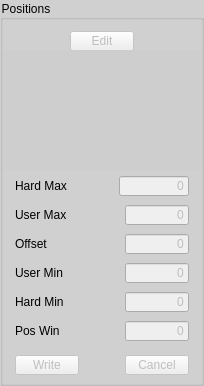
       <widget class="QGroupBox" name="gbPositions">
        <property name="styleSheet">
         <string notr="true">QGroupBox {
    background-color: #d0d0d0;
}
</string>
        </property>
        <property name="title">
         <string>Positions</string>
        </property>
        <layout class="QVBoxLayout" name="verticalLayout">
         <property name="spacing">
          <number>0</number>
         </property>
         <property name="leftMargin">
          <number>0</number>
         </property>
         <property name="topMargin">
          <number>0</number>
         </property>
         <property name="rightMargin">
          <number>0</number>
         </property>
         <property name="bottomMargin">
          <number>0</number>
         </property>
         <item>
          <widget class="QGroupBox" name="groupBox_3">
           <property name="maximumSize">
            <size>
             <width>16777215</width>
             <height>30</height>
            </size>
           </property>
           <property name="styleSheet">
            <string notr="true">QGroupBox {
    border: none;
    margin-top: 0px;
}
</string>
           </property>
           <property name="title">
            <string/>
           </property>
           <layout class="QHBoxLayout" name="horizontalLayout_44">
            <property name="topMargin">
             <number>5</number>
            </property>
            <property name="bottomMargin">
             <number>0</number>
            </property>
            <item>
             <widget class="QPushButton" name="btnPosEdit">
              <property name="enabled">
               <bool>false</bool>
              </property>
              <property name="minimumSize">
               <size>
                <width>0</width>
                <height>20</height>
               </size>
              </property>
              <property name="maximumSize">
               <size>
                <width>64</width>
                <height>20</height>
               </size>
              </property>
              <property name="text">
               <string>Edit</string>
              </property>
             </widget>
            </item>
           </layout>
          </widget>
         </item>
         <item>
          <spacer name="verticalSpacer_11">
           <property name="orientation">
            <enum>Qt::Orientation::Vertical</enum>
           </property>
           <property name="sizeHint" stdset="0">
            <size>
             <width>20</width>
             <height>40</height>
            </size>
           </property>
          </spacer>
         </item>
         <item>
          <spacer name="verticalSpacer_5">
           <property name="orientation">
            <enum>Qt::Orientation::Vertical</enum>
           </property>
           <property name="sizeHint" stdset="0">
            <size>
             <width>20</width>
             <height>40</height>
            </size>
           </property>
          </spacer>
         </item>
         <item>
          <spacer name="verticalSpacer">
           <property name="orientation">
            <enum>Qt::Orientation::Vertical</enum>
           </property>
           <property name="sizeHint" stdset="0">
            <size>
             <width>20</width>
             <height>40</height>
            </size>
           </property>
          </spacer>
         </item>
         <item>
          <widget class="QGroupBox" name="groupBox_18">
           <property name="sizePolicy">
            <sizepolicy hsizetype="Preferred" vsizetype="Preferred">
             <horstretch>0</horstretch>
             <verstretch>0</verstretch>
            </sizepolicy>
           </property>
           <property name="maximumSize">
            <size>
             <width>16777215</width>
             <height>30</height>
            </size>
           </property>
           <property name="styleSheet">
            <string notr="true">QGroupBox {
    border: none;
    margin-top: 0px;
}
</string>
           </property>
           <property name="title">
            <string/>
           </property>
           <layout class="QHBoxLayout" name="horizontalLayout_11">
            <property name="topMargin">
             <number>0</number>
            </property>
            <property name="bottomMargin">
             <number>0</number>
            </property>
            <item>
             <widget class="QLabel" name="label_9">
              <property name="maximumSize">
               <size>
                <width>16777215</width>
                <height>20</height>
               </size>
              </property>
              <property name="text">
               <string>Hard Max</string>
              </property>
             </widget>
            </item>
            <item>
             <spacer name="horizontalSpacer_17">
              <property name="orientation">
               <enum>Qt::Orientation::Horizontal</enum>
              </property>
              <property name="sizeHint" stdset="0">
               <size>
                <width>40</width>
                <height>20</height>
               </size>
              </property>
             </spacer>
            </item>
            <item>
             <widget class="QLineEdit" name="txtHardMax">
              <property name="enabled">
               <bool>false</bool>
              </property>
              <property name="sizePolicy">
               <sizepolicy hsizetype="Expanding" vsizetype="Fixed">
                <horstretch>0</horstretch>
                <verstretch>0</verstretch>
               </sizepolicy>
              </property>
              <property name="minimumSize">
               <size>
                <width>64</width>
                <height>20</height>
               </size>
              </property>
              <property name="maximumSize">
               <size>
                <width>70</width>
                <height>20</height>
               </size>
              </property>
              <property name="text">
               <string>0</string>
              </property>
              <property name="alignment">
               <set>Qt::AlignmentFlag::AlignRight|Qt::AlignmentFlag::AlignTrailing|Qt::AlignmentFlag::AlignVCenter</set>
              </property>
             </widget>
            </item>
           </layout>
          </widget>
         </item>
         <item>
          <widget class="QGroupBox" name="groupBox_17">
           <property name="maximumSize">
            <size>
             <width>16777215</width>
             <height>30</height>
            </size>
           </property>
           <property name="styleSheet">
            <string notr="true">QGroupBox {
    border: none;
    margin-top: 0px;
}
</string>
           </property>
           <property name="title">
            <string/>
           </property>
           <layout class="QHBoxLayout" name="horizontalLayout_10">
            <property name="topMargin">
             <number>0</number>
            </property>
            <property name="bottomMargin">
             <number>0</number>
            </property>
            <item>
             <widget class="QLabel" name="label_8">
              <property name="maximumSize">
               <size>
                <width>16777215</width>
                <height>20</height>
               </size>
              </property>
              <property name="text">
               <string>User Max</string>
              </property>
             </widget>
            </item>
            <item>
             <spacer name="horizontalSpacer_8">
              <property name="orientation">
               <enum>Qt::Orientation::Horizontal</enum>
              </property>
              <property name="sizeHint" stdset="0">
               <size>
                <width>40</width>
                <height>20</height>
               </size>
              </property>
             </spacer>
            </item>
            <item>
             <widget class="QLineEdit" name="txtUserMax">
              <property name="enabled">
               <bool>false</bool>
              </property>
              <property name="minimumSize">
               <size>
                <width>64</width>
                <height>0</height>
               </size>
              </property>
              <property name="maximumSize">
               <size>
                <width>64</width>
                <height>20</height>
               </size>
              </property>
              <property name="text">
               <string>0</string>
              </property>
              <property name="alignment">
               <set>Qt::AlignmentFlag::AlignRight|Qt::AlignmentFlag::AlignTrailing|Qt::AlignmentFlag::AlignVCenter</set>
              </property>
             </widget>
            </item>
           </layout>
          </widget>
         </item>
         <item>
          <widget class="QGroupBox" name="groupBox_16">
           <property name="maximumSize">
            <size>
             <width>16777215</width>
             <height>30</height>
            </size>
           </property>
           <property name="styleSheet">
            <string notr="true">QGroupBox {
    border: none;
    margin-top: 0px;
}
</string>
           </property>
           <property name="title">
            <string/>
           </property>
           <layout class="QHBoxLayout" name="horizontalLayout_9">
            <property name="topMargin">
             <number>0</number>
            </property>
            <property name="bottomMargin">
             <number>0</number>
            </property>
            <item>
             <widget class="QLabel" name="label_7">
              <property name="maximumSize">
               <size>
                <width>16777215</width>
                <height>20</height>
               </size>
              </property>
              <property name="text">
               <string>Offset</string>
              </property>
             </widget>
            </item>
            <item>
             <spacer name="horizontalSpacer_7">
              <property name="orientation">
               <enum>Qt::Orientation::Horizontal</enum>
              </property>
              <property name="sizeHint" stdset="0">
               <size>
                <width>40</width>
                <height>20</height>
               </size>
              </property>
             </spacer>
            </item>
            <item>
             <widget class="QLineEdit" name="txtPosOffset">
              <property name="enabled">
               <bool>false</bool>
              </property>
              <property name="minimumSize">
               <size>
                <width>64</width>
                <height>0</height>
               </size>
              </property>
              <property name="maximumSize">
               <size>
                <width>64</width>
                <height>20</height>
               </size>
              </property>
              <property name="text">
               <string>0</string>
              </property>
              <property name="alignment">
               <set>Qt::AlignmentFlag::AlignRight|Qt::AlignmentFlag::AlignTrailing|Qt::AlignmentFlag::AlignVCenter</set>
              </property>
             </widget>
            </item>
           </layout>
          </widget>
         </item>
         <item>
          <widget class="QGroupBox" name="groupBox_15">
           <property name="maximumSize">
            <size>
             <width>16777215</width>
             <height>30</height>
            </size>
           </property>
           <property name="styleSheet">
            <string notr="true">QGroupBox {
    border: none;
    margin-top: 0px;
}
</string>
           </property>
           <property name="title">
            <string/>
           </property>
           <layout class="QHBoxLayout" name="horizontalLayout_8">
            <property name="topMargin">
             <number>0</number>
            </property>
            <property name="bottomMargin">
             <number>0</number>
            </property>
            <item>
             <widget class="QLabel" name="label_6">
              <property name="maximumSize">
               <size>
                <width>16777215</width>
                <height>20</height>
               </size>
              </property>
              <property name="text">
               <string>User Min</string>
              </property>
             </widget>
            </item>
            <item>
             <spacer name="horizontalSpacer_6">
              <property name="orientation">
               <enum>Qt::Orientation::Horizontal</enum>
              </property>
              <property name="sizeHint" stdset="0">
               <size>
                <width>40</width>
                <height>20</height>
               </size>
              </property>
             </spacer>
            </item>
            <item>
             <widget class="QLineEdit" name="txtUserMin">
              <property name="enabled">
               <bool>false</bool>
              </property>
              <property name="minimumSize">
               <size>
                <width>64</width>
                <height>0</height>
               </size>
              </property>
              <property name="maximumSize">
               <size>
                <width>64</width>
                <height>20</height>
               </size>
              </property>
              <property name="text">
               <string>0</string>
              </property>
              <property name="alignment">
               <set>Qt::AlignmentFlag::AlignRight|Qt::AlignmentFlag::AlignTrailing|Qt::AlignmentFlag::AlignVCenter</set>
              </property>
             </widget>
            </item>
           </layout>
          </widget>
         </item>
         <item>
          <widget class="QGroupBox" name="groupBox_10">
           <property name="maximumSize">
            <size>
             <width>16777215</width>
             <height>30</height>
            </size>
           </property>
           <property name="styleSheet">
            <string notr="true">QGroupBox {
    border: none;
    margin-top: 0px;
}
</string>
           </property>
           <property name="title">
            <string/>
           </property>
           <layout class="QHBoxLayout" name="horizontalLayout_3">
            <property name="topMargin">
             <number>0</number>
            </property>
            <property name="bottomMargin">
             <number>0</number>
            </property>
            <item>
             <widget class="QLabel" name="label">
              <property name="maximumSize">
               <size>
                <width>16777215</width>
                <height>20</height>
               </size>
              </property>
              <property name="text">
               <string>Hard Min</string>
              </property>
             </widget>
            </item>
            <item>
             <spacer name="horizontalSpacer">
              <property name="orientation">
               <enum>Qt::Orientation::Horizontal</enum>
              </property>
              <property name="sizeHint" stdset="0">
               <size>
                <width>40</width>
                <height>20</height>
               </size>
              </property>
             </spacer>
            </item>
            <item>
             <widget class="QLineEdit" name="txtHardMin">
              <property name="enabled">
               <bool>false</bool>
              </property>
              <property name="minimumSize">
               <size>
                <width>64</width>
                <height>0</height>
               </size>
              </property>
              <property name="maximumSize">
               <size>
                <width>64</width>
                <height>20</height>
               </size>
              </property>
              <property name="text">
               <string>0</string>
              </property>
              <property name="alignment">
               <set>Qt::AlignmentFlag::AlignRight|Qt::AlignmentFlag::AlignTrailing|Qt::AlignmentFlag::AlignVCenter</set>
              </property>
             </widget>
            </item>
           </layout>
          </widget>
         </item>
         <item>
          <widget class="QGroupBox" name="groupBox_14">
           <property name="maximumSize">
            <size>
             <width>16777215</width>
             <height>30</height>
            </size>
           </property>
           <property name="styleSheet">
            <string notr="true">QGroupBox {
    border: none;
    margin-top: 0px;
}
</string>
           </property>
           <property name="title">
            <string/>
           </property>
           <layout class="QHBoxLayout" name="horizontalLayout_7">
            <property name="topMargin">
             <number>0</number>
            </property>
            <property name="bottomMargin">
             <number>0</number>
            </property>
            <item>
             <widget class="QLabel" name="label_5">
              <property name="maximumSize">
               <size>
                <width>16777215</width>
                <height>20</height>
               </size>
              </property>
              <property name="text">
               <string>Pos Win</string>
              </property>
             </widget>
            </item>
            <item>
             <spacer name="horizontalSpacer_5">
              <property name="orientation">
               <enum>Qt::Orientation::Horizontal</enum>
              </property>
              <property name="sizeHint" stdset="0">
               <size>
                <width>40</width>
                <height>20</height>
               </size>
              </property>
             </spacer>
            </item>
            <item>
             <widget class="QLineEdit" name="txtPosWin">
              <property name="enabled">
               <bool>false</bool>
              </property>
              <property name="minimumSize">
               <size>
                <width>64</width>
                <height>0</height>
               </size>
              </property>
              <property name="maximumSize">
               <size>
                <width>64</width>
                <height>20</height>
               </size>
              </property>
              <property name="text">
               <string>0</string>
              </property>
              <property name="alignment">
               <set>Qt::AlignmentFlag::AlignRight|Qt::AlignmentFlag::AlignTrailing|Qt::AlignmentFlag::AlignVCenter</set>
              </property>
             </widget>
            </item>
           </layout>
          </widget>
         </item>
         <item>
          <widget class="QGroupBox" name="groupBox_19">
           <property name="styleSheet">
            <string notr="true">QGroupBox {
    border: none;
    margin-top: 0px;
}
</string>
           </property>
           <property name="title">
            <string/>
           </property>
           <layout class="QHBoxLayout" name="horizontalLayout_12">
            <property name="topMargin">
             <number>5</number>
            </property>
            <property name="bottomMargin">
             <number>5</number>
            </property>
            <item>
             <widget class="QPushButton" name="btnPosWrite">
              <property name="enabled">
               <bool>false</bool>
              </property>
              <property name="maximumSize">
               <size>
                <width>64</width>
                <height>20</height>
               </size>
              </property>
              <property name="text">
               <string>Write</string>
              </property>
             </widget>
            </item>
            <item>
             <spacer name="horizontalSpacer_35">
              <property name="orientation">
               <enum>Qt::Orientation::Horizontal</enum>
              </property>
              <property name="sizeHint" stdset="0">
               <size>
                <width>40</width>
                <height>20</height>
               </size>
              </property>
             </spacer>
            </item>
            <item>
             <widget class="QPushButton" name="btnPosCancel">
              <property name="enabled">
               <bool>false</bool>
              </property>
              <property name="maximumSize">
               <size>
                <width>64</width>
                <height>20</height>
               </size>
              </property>
              <property name="text">
               <string>Cancel</string>
              </property>
             </widget>
            </item>
           </layout>
          </widget>
         </item>
        </layout>
       </widget>
